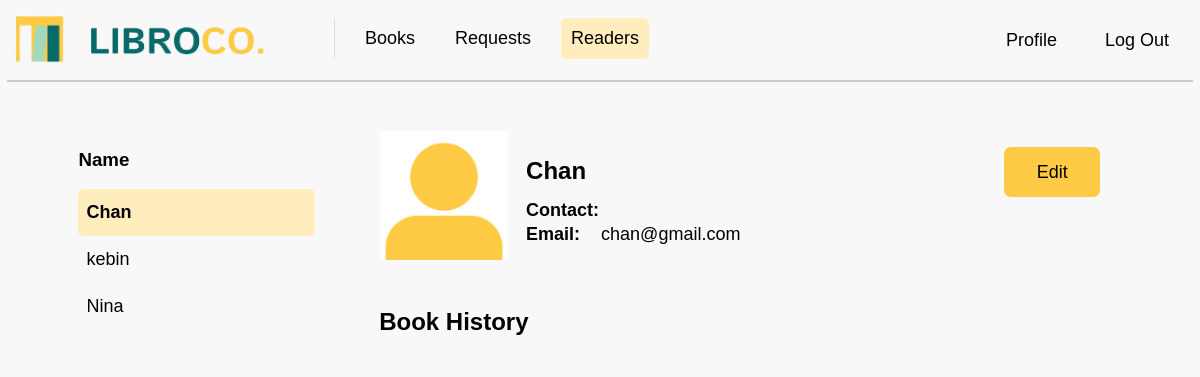
Before: /readers with the older database file.
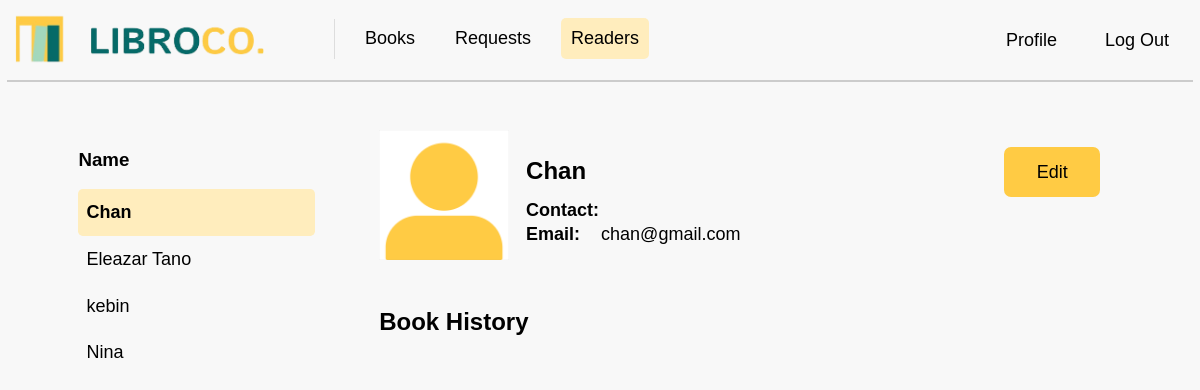
After: the same page with the newer database file.
### tables this page shows
CREATE TABLE "users" (
	"user_id"	INTEGER PRIMARY KEY AUTOINCREMENT,
	"user_name"	TEXT,
	"user_email"	TEXT,
	"user_password"	TEXT UNIQUE,
	"user_contact"	TEXT,
	"user_code"	TEXT
);

### app.py (the view)
@app.route("/readers")
def readers():
    all_users = getall_records("users")
    readers = [user for user in all_users if user["user_id"] != 1]
    readers_with_history = []
    for reader in readers:
        reader_id = reader['user_id']
        sql_history = """
            SELECT books.book_title
            FROM requests
            JOIN books ON requests.book_id = books.book_id
            WHERE requests.user_id = ?
        """
        history = getprocess(sql_history, (reader_id,))
        sql_image = """
            SELECT user_image
            FROM profileimages
            WHERE user_id = ?
        """
        user_image = getprocess(sql_image, (reader_id,))
        image_path = f"static/{user_image[0]['user_image']}" if user_image else url_for('static', filename='images/default_profile.png')
        readers_with_history.append({
            "name": reader["user_name"],
            "contact": reader["user_contact"] or "",
            "email": reader["user_email"],
            "history": [h['book_title'] for h in history],
            "user_image": image_path  # Pass the relative image path to the template
        })
    readers_with_history = sorted(readers_with_history, key=lambda x: x['name'].lower())
    return render_template("readers.html", readers=readers_with_history)

### app.py (called while the page is built)
@app.before_request
def before_request():
    print("Session data:", session)

### dbhelper.py (called while the page is built)
def getprocess(sql: str, params: tuple = ()) -> list:
    try:
        db = connect(database, timeout=30, check_same_thread=False)  # Adding timeout and thread safety
        db.row_factory = Row  # Ensure that rows are returned as dictionaries
        cursor = db.cursor()
        cursor.execute(sql, params)
        data = cursor.fetchall()  # Fetch the data
        return data
    except Error as e:
        print(f"SQLite error: {e}")
        return []
    finally:
        db.close()  # Ensure the connection is closed

def getall_records(table: str) -> list:
    try:
        db = connect(database, timeout=30, check_same_thread=False)
        db.row_factory = Row  # Ensures rows are returned as Row objects
        cursor = db.cursor()
        sql = f"SELECT * FROM `{table}`"
        cursor.execute(sql)
        data = cursor.fetchall()
        return [dict(row) for row in data]
    except Error as e:
        print(f"SQLite error: {e}")
        return []
    finally:
        db.close()  # Ensure the connection is closed

### templates/readers.html (shortened to what this page needs)
<!DOCTYPE html>
<html>
<head>
    <link rel="stylesheet" href="{{ url_for('static', filename='css/mainstyle.css') }}">
    <link rel="stylesheet" href="{{ url_for('static', filename='css/readersStyles.css') }}">
</head>
<body>
    <nav>
        <a class="navbar-brand" href="{{ url_for('books') }}">
            <img src="{{ url_for('static', filename='images/logo.png') }}" class="logo" width="250" height="50"
                alt="LibroCo. Logo">
        </a>
        <div class="navbar-links">
            <a href="{{ url_for('books') }}">Books</a>
            <a href="{{ url_for('requests') }}">Requests</a>
            <a href="{{ url_for('readers') }}" class="active">Readers</a>
        </div>
        <div class="navbar-right">
            <a href="{{ url_for('profile') }}">Profile</a>
            <a href="{{ url_for('logout') }}">Log Out</a>
        </div>
    </nav>
    <div class="divider"></div>
    <div class="container">
        <div class="readers_container">
            <h3 class="readers_header">Name</h3>
            <ol class="readers_list">
                {% for reader in readers %}
                <li data-name="{{ reader.name }}"
                    data-email="{{ reader.email }}"
                    data-contact="{{ reader.contact }}"
                    data-history="{{ ', '.join(reader.history) }}"
                    data-image="{{ reader.user_image }}"
                    onclick="showReaderDetails(this)">
                    {{ reader.name }}
                </li>
                {% endfor %}
            </ol>
        </div>
        <div class="main_content">
            <div class="profile_container">
                <div class="profile_image">
                    {% if readers %}
                        <img src="{{ url_for('static', filename=(readers[0].user_image if readers[0].user_image else 'images/default_profile.png')) }}" alt="Profile Image">
                    {% else %}
                        <img src="{{ url_for('upload_image', filename=reader.user_image) }}" alt="Profile Image">
                    {% endif %}
                </div>
                <div class="profile_details">
                    <h3 class="name">{{ readers[0].name if readers else 'No Readers' }}</h3>
                    <h5 class="label">Contact: </h5>
                    <h5 class="label">Email: <span class="email_details">{{ readers[0].email if readers else ''
                            }}</span></h5>
                </div>
                <div class="edit">
                    <a href="{{ url_for('edit_reader') }}">
                        <button class="edit_button">Edit</button>
                    </a>
                </div>
            </div>
            <div class="book_history">
                <h3 class="book_history_header">Book History</h3>
            </div>
        </div>
    </div>
</body>
</html>

Changed rows visible on the page:
added users: name "Eleazar Tano"
